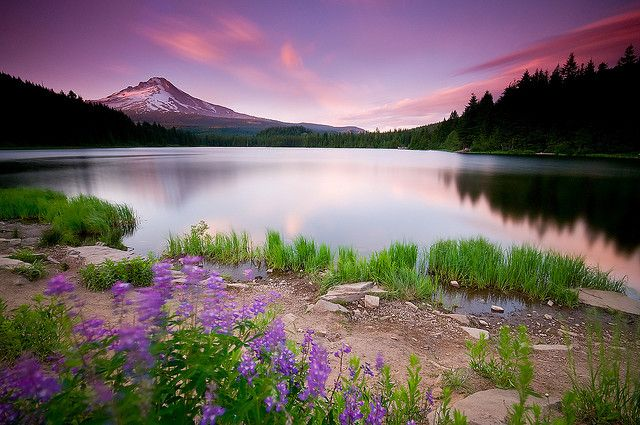
#> input picture exer2/scene.jpg, 640 x 425 px
$ python matplotlib_tuto.py
#> lines starting #> are read from the running program, lines starting #| are printed output that depends on the picture
import matplotlib.pyplot as  plt
import numpy as np

# Tạo dữ liệu hình sin
t = np.arange(0.0, 2.0, 0.05) # t lấy mẫu từ 0 đến 2, bước nhảy 0.05
s = np.sin(2 * np.pi * t) # s tính theo t: s = sin(2*pi*t)

# [15 lines of commented-out code are left out]
plt.subplot(231)
plt.scatter(t, s, marker='>')
# plt.show()

# Biểu đồ dạng đường
plt.subplot(232)
plt.plot(t, s)
# plt.show()

# Biểu đồ cột
plt.subplot(233)
x = np.arange(3)
money = [1.5e5, 2.5e6, 5.5e6]
plt.bar(x, money)
plt.xticks(x, ('Cty A', 'Cty B', 'Cty C'))
# plt.show()

# Biểu đồ tròn
plt.subplot(234)
labels = 'Other', 'China', 'USA'
sizes = [25, 35, 40]
plt.pie(sizes, labels=labels, autopct='%1.0f%%', shadow=True, startangle=90)
# plt.show()

# Biểu đồ xếp chồng
plt.subplot(235)
# labels = 'Other', 'China', 'USA'
x = [1, 2, 3, 4, 5]
y1 = [1, 1, 2 ,3, 5]
y2 = [0, 4, 2, 6, 8]
y3 = [1, 3, 5, 7, 9]
y = np.vstack([y1, y2, y3])
plt.stackplot(x, y1, y2, y3, labels=labels)
# plt.show()

# Vẽ ảnh
plt.subplot(236)
image =plt.imread('scene.jpg')
#> image is the input picture: shape (425, 640, 3); mean R, G, B 115.2, 100.7, 100.1
plt.imshow(image)
plt.axis('off')
plt.show()
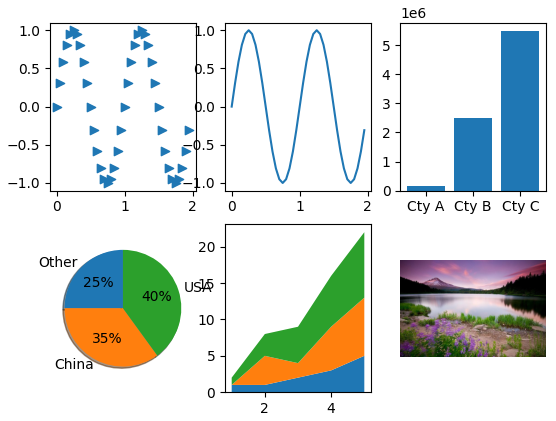
#> figure drawn by matplotlib, 6 panels; panel 2: curve peaks at x = 0.25, y = 1; panel 3: tallest bar 5500000 high, from x = 1.6 to 2.4
